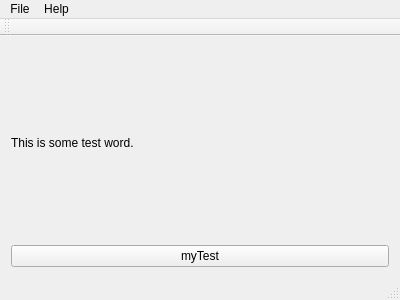
<?xml version="1.0" encoding="UTF-8"?>
<ui version="4.0">
 <class>MainWindow</class>
 <widget class="QMainWindow" name="MainWindow">
  <property name="geometry">
   <rect>
    <x>0</x>
    <y>0</y>
    <width>400</width>
    <height>300</height>
   </rect>
  </property>
  <property name="windowTitle">
   <string>MainWindow</string>
  </property>
  <widget class="QWidget" name="centralWidget">
   <layout class="QVBoxLayout" name="verticalLayout">
    <item>
     <widget class="QLabel" name="label">
      <property name="text">
       <string>This is some test word.</string>
      </property>
     </widget>
    </item>
    <item>
     <widget class="QPushButton" name="pushButton">
      <property name="text">
       <string>myTest</string>
      </property>
     </widget>
    </item>
   </layout>
  </widget>
  <widget class="QMenuBar" name="menuBar">
   <property name="geometry">
    <rect>
     <x>0</x>
     <y>0</y>
     <width>400</width>
     <height>26</height>
    </rect>
   </property>
   <widget class="QMenu" name="menuFile">
    <property name="title">
     <string>File</string>
    </property>
    <addaction name="separator"/>
    <addaction name="actionNew"/>
    <addaction name="actionOpen"/>
   </widget>
   <widget class="QMenu" name="menuHelp">
    <property name="title">
     <string>Help</string>
    </property>
    <addaction name="actionLanguge"/>
   </widget>
   <addaction name="menuFile"/>
   <addaction name="menuHelp"/>
  </widget>
  <widget class="QToolBar" name="mainToolBar">
   <attribute name="toolBarArea">
    <enum>TopToolBarArea</enum>
   </attribute>
   <attribute name="toolBarBreak">
    <bool>false</bool>
   </attribute>
  </widget>
  <widget class="QStatusBar" name="statusBar"/>
  <action name="actionNew">
   <property name="text">
    <string>&amp;New</string>
   </property>
  </action>
  <action name="actionOpen">
   <property name="text">
    <string>Open</string>
   </property>
  </action>
  <action name="actionLanguge">
   <property name="text">
    <string>Languge</string>
   </property>
  </action>
 </widget>
 <layoutdefault spacing="6" margin="11"/>
 <resources/>
 <connections/>
</ui>
